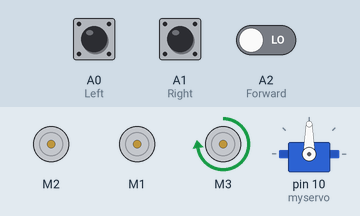
This sketch was run on a simulated Arduino Uno, built with avr-gcc and run on an emulated ATmega328P. Parts: 3 × DC motor (green arrow = forward, orange = backward, longer = faster), servo. Inputs (shaded band) come from the test bench; at power-on: A2 (Forward) LOW, A0 (Left) LOW, A1 (Right) LOW.

Above: at 3.8 s.
6.7 s: A2 (Forward) driven HIGH
At 7.31 s:
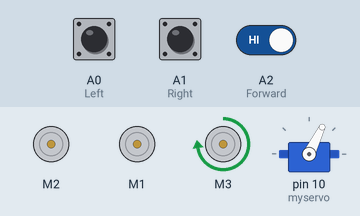
At 9.3 s:
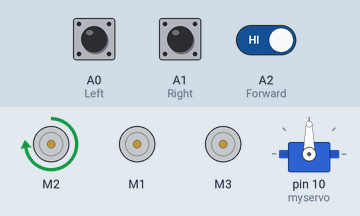
10.5 s: A0 (Left) pulled HIGH for 3 s
At 11.9 s:
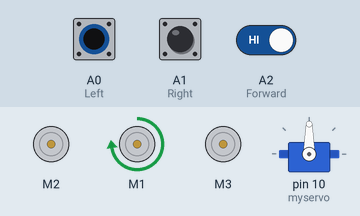
Timing chart, 0 to 15.1 s (numbered marks = the images above; inputs shaded):
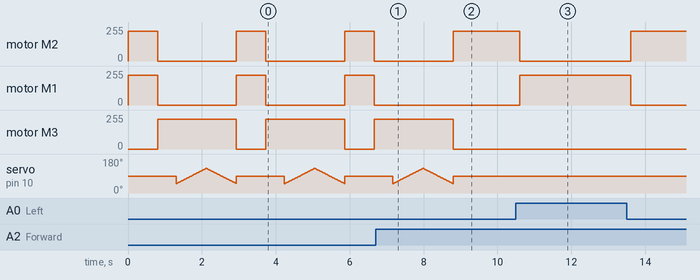

Measured:
- after the input at 6.7 s, motor M2: goes on until 8.8 s, then stays forward 225/255; motor M1: stays stopped (without the input it goes to forward 225/255 after 2.1 s); motor M3: goes on until 8.8 s, then stays stopped
- after the input at 10.5 s, motor M2: forward 225/255 → stopped after 0.10 s, → forward 225/255 3.0 s later; motor M1: stopped → forward 225/255 after 0.10 s, → stopped 3.0 s later
- by itself, motor M2, motor M1: alternates forward 225/255 for 0.80 s and stopped for 2.1 s
- by itself, motor M3: alternates forward 225/255 for 2.1 s and stopped for 0.80 s

The sketch:

fire_fighting_robot.ino
```cpp
/*------ Arduino Fire Fighting Robot Code by hobby project---- */

#include <Servo.h>  //include servo.h library
#include <AFMotor.h>

Servo myservo;
AF_DCMotor motor_right(1);
AF_DCMotor motor_left(2);
AF_DCMotor pump(3);

int pos = 0;
boolean fire = false;

#define Left A0      // left sensor
#define Right A1    // right sensor
#define Forward A2   //front sensor

void setup()
{
  pinMode(Left, INPUT);
  pinMode(Right, INPUT);
  pinMode(Forward, INPUT);

  motor_left.setSpeed(225);
  motor_right.setSpeed(225);
  pump.setSpeed(225);

  motor_left.run(RELEASE);
  motor_right.run(RELEASE);
  pump.run(RELEASE);

  myservo.attach(10);
  myservo.write(90);
}

void put_off_fire()
{
  delay (500);

  motor_left.run(RELEASE);
  motor_right.run(RELEASE);

  pump.run(FORWARD);
  delay(500);

  for (pos = 50; pos <= 130; pos += 1) {
    myservo.write(pos);
    delay(10);
  }
  for (pos = 130; pos >= 50; pos -= 1) {
    myservo.write(pos);
    delay(10);
  }

  pump.run(RELEASE);
  myservo.write(90);

  fire=false;
}

void loop()
{
  myservo.write(90); //Sweep_Servo();

  if (digitalRead(Left) ==1 && digitalRead(Right)==1 && digitalRead(Forward) ==1)
  {
    motor_left.run(RELEASE);
    motor_right.run(RELEASE);
  }

  else if (digitalRead(Forward) ==0)
  {
    motor_left.run(FORWARD);
    motor_right.run(FORWARD);
    fire = true;
  }

  else if (digitalRead(Left) ==0)
  {
    motor_left.run(FORWARD);
    motor_right.run(RELEASE);
  }

  else if (digitalRead(Right) ==0)
  {
    motor_left.run(RELEASE);
    motor_right.run(FORWARD);
  }

  delay(300);//change this value to increase the distance

  while (fire == true)
  {
    put_off_fire();
  }
}
```
